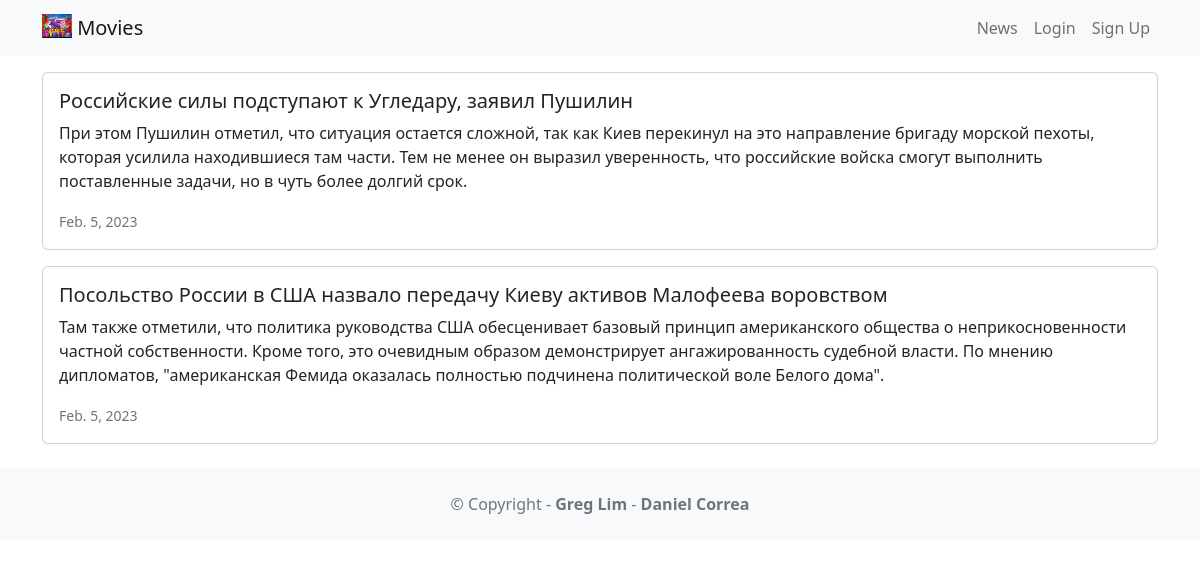
Page /news/ on the committed database.
### news/models.py (models this page shows, shortened)
class News(models.Model):
    headline = models.CharField(max_length=200)
    body = models.TextField()
    date = models.DateField()

### news/views.py (the view)
# urls.py: path('news/', include('news.urls')),
def news(request):
    newss = News.objects.all().order_by('-date')
    return render(request, 'news.html', {'newss':newss})

### news/templates/news.html
{% extends 'base.html' %}
{% block content %}
    {% for news in newss %}
    <div class="card mb-3">
        <div class="row g-0">
            <div>
                <div class="card-body">
                    <h5 class="card-title">{{ news.headline }}</h5>
                    <p class="card-text">{{ news.body }}</p>
                    <p class="card-text"><small
                        class="text-muted">
                        {{ news.date }}
                    </small></p>
                </div>
            </div>
        </div>
    </div>
    {% endfor %}
{% endblock content %}

### rows in the picture
News: headline "Российские силы подступают к Угледару, заявил Пушилин", body "При этом Пушилин отметил, что ситуация остается сложной, так как Киев перекинул на это направление бригаду морской пехоты, которая усилила находившиеся там части. Тем не менее он выразил уверенность, что российские войска смогут выполнить поставленные задачи, но в чуть более долгий срок.", date "Feb. 5, 2023"
News: headline "Посольство России в США назвало передачу Киеву активов Малофеева воровством", body "Там также отметили, что политика руководства США обесценивает базовый принцип американского общества о неприкосновенности частной собственности. Кроме того, это очевидным образом демонстрирует ангажированность судебной власти. По мнению дипломатов, \"американская Фемида оказалась полностью подчинена политической воле Белого дома\".", date "Feb. 5, 2023"
